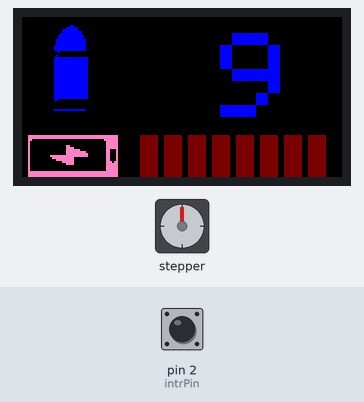
The sketch below on a simulated Arduino Uno, built with avr-gcc and run on an emulated ATmega328P. Parts: stepper motor, 160×80 colour display. Wiring (inferred from the names in the program): stepper motor (200 steps per turn assumed): coils pin 3, pin 4, pin 5, pin 6. The inputs (shaded band) are chosen by the test bench; at power-on: pin 2 (intrPin) HIGH.

Above: at 6.1 s.
6.2 s: pin 2 (intrPin) pulled LOW for 0.15 s
At 7.2 s:
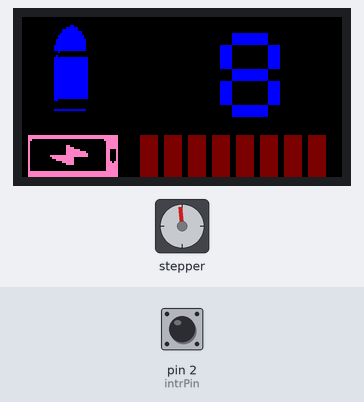
7.8 s: pin 2 (intrPin) pulled LOW for 1 s
At 9.2 s:
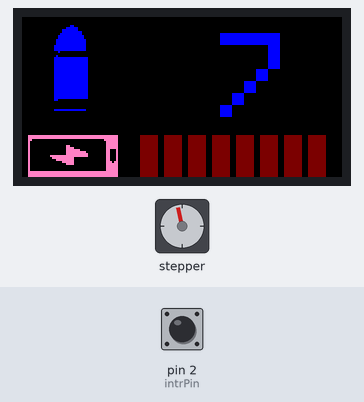
10.3 s: pin 2 (intrPin) pulled LOW for 0.15 s
At 12.1 s:
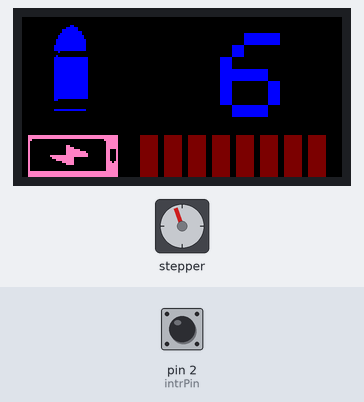
12.4 s: pin 2 (intrPin) pulled LOW for 1 s
At 14.0 s:
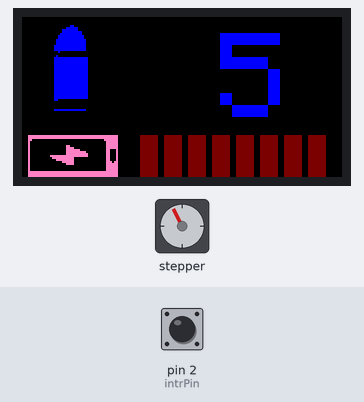
14.9 s: pin 2 (intrPin) pulsed LOW 2 times (0.12 s each, 0.3 s apart)
At 16.7 s:
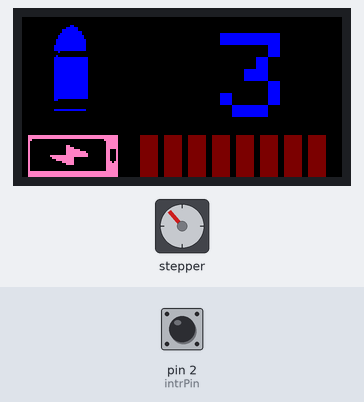
17.0 s: pin 2 (intrPin) pulsed LOW 5 times (0.12 s each, 0.3 s apart)
At 19.3 s:
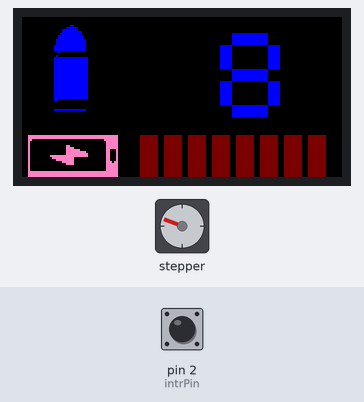
Timing chart, 0 to 20.8 s (numbered marks = the images above; inputs shaded):
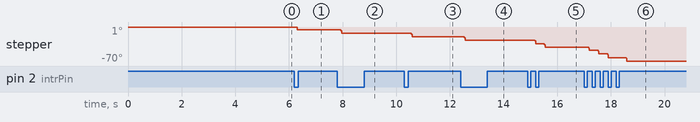

Measured:
- after the input at 7.8 s, stepper: goes -7° 0.02 s, then -12°, starting after 0.14 s; the display: changes after 0.49 s (image 2)
- after the input at 10.3 s, stepper: goes -14° 0.02 s, then -19°, starting after 0.27 s; the display: changes after 0.62 s (image 3)
- after the input at 12.4 s, stepper: goes -21° 0.02 s, then -27°, starting after 0.14 s; the display: changes after 0.50 s (image 4)
- after the input at 14.9 s, stepper: turns 14° counter-clockwise in 0.38 s, starting after 0.27 s; the display: first changes after 0.64 s (image 5 shows a later state)
- after the input at 17.0 s, stepper: turns 22° counter-clockwise in 0.73 s, then 7° counter-clockwise in 0.02 s; the display: first changes after 0.54 s (image 6 shows a later state)

The sketch:

CoilGunOrj.ino
```cpp
// (licence header left out)
#include "CoilGun.h" // Library for FETs

CoilGun* coilgun;


void setup() {
  coilgun = new CoilGun();
  coilgun -> Initialize();
  coilgun -> setDisplay();
  coilgun -> setOpening();
}

void loop() {
  coilgun -> shotControl();
  //delay(10);
}
```

CoilFET.cpp
```cpp
/*
  CoilFET.cpp
 	ver. 2021.01
	build 202101.0X /
		not commercial
  Descriptions:
	MosFET Firmware
*/
#if ARDUINO >= 100
#include "Arduino.h"
#else
#include "WProgram.h"
#endif

// include this library's description file
#include "CoilFET.h"
//#include "Kinetics.h"

// declare which constants used
uint8_t const  drvPinFET04 = 6;
uint8_t const  drvPinFET03 = 5;
uint8_t const  drvPinFET02 = 4;
uint8_t const  drvPinFET01 = 3;

// declare which variables we will be using
volatile uint16_t  delayON04;
volatile uint16_t  delayON03;
volatile uint16_t  delayON02;
volatile uint16_t  delayON01;

volatile uint16_t  delayOFF04;
volatile uint16_t  delayOFF03;
volatile uint16_t  delayOFF02;
volatile uint16_t  delayOFF01;

bool  flagFET04 = false;
bool  flagFET03 = false;
bool  flagFET02 = false;
bool  flagFET01 = false;

CoilFET::CoilFET() {
  // Constructor
  // gates -> ON times
  delayON04  = 40000;     // test
  delayON03  = 40000;     // test
  delayON02  = 40000;     // test
  delayON01  = 40000;     // test
  // gates -> OFF times
  delayOFF04 = 40;       // test
  delayOFF03 = 30;       // test
  delayOFF02 = 20;       // test
  delayOFF01 = 10;       // test
}

CoilFET::~CoilFET() {
  // Destructor
}

void CoilFET::initFETs() {
  pinMode(drvPinFET04, OUTPUT);
  pinMode(drvPinFET03, OUTPUT);
  pinMode(drvPinFET02, OUTPUT);
  pinMode(drvPinFET01, OUTPUT);
  //
  digitalWrite(drvPinFET04, LOW);
  digitalWrite(drvPinFET03, LOW);
  digitalWrite(drvPinFET02, LOW);
  digitalWrite(drvPinFET01, LOW);
}

void CoilFET::loadFETs(uint8_t channel, uint16_t delayON, uint16_t delayOFF) {
  digitalWrite(channel, HIGH); delayMicroseconds(delayON);
  digitalWrite(channel, LOW);  delayMicroseconds(delayOFF);
}

void CoilFET::runFETs() {
  loadFETs(drvPinFET04, delayON01, delayOFF01);   // drvPinFET01 = 6;
  loadFETs(drvPinFET03, delayON02, delayOFF02);   // drvPinFET01 = 5;
  loadFETs(drvPinFET02, delayON03, delayOFF03);   // drvPinFET01 = 4;
  loadFETs(drvPinFET01, delayON04, delayOFF04);   // drvPinFET01 = 3;
  //if (!flagMode) {
}
```

CoilFET.h
```cpp
/*
  CoilFET.h
	ver. 2021.01
  build 202101.0X /
	build 202101.0X /
		*not commercial
  Descriptions:
	MosFET Firmware

*/
// ensure this library description is only included once
#ifndef CoilFET_h
#define CoilFET_h

class CoilFET {
  public:
    // Constructor
    CoilFET();
    // Destructor
    ~CoilFET();
    // Functions
    void initFETs();
		void loadFETs(uint8_t channel, uint16_t delayON, uint16_t delayOFF);
		void runFETs();
};
#endif
```

CoilGun.cpp
```cpp
/*
	CoilGun.cpp
  ver. 2021.01
  build 202101.01
      not commercial
  Descriptions:
  MosFET Firmware
*/
// include this library's description file
#include <Adafruit_ST7735.h>  // Library for ST7735
#include <Adafruit_GFX.h>   // Core graphics library
#include <avr/interrupt.h>  //
#include <avr/pgmspace.h>   //
#include <stdint.h>         //
#include <math.h>           //
#include <SPI.h>            //

// include this library's description file
#include "CoilFET.h"    // Library for projectile
#include "CoilGun.h" 	  //
#include "Icons.h" 		  // Icons

CoilFET* drvFET;			  //

// For 0.96" and 1.8" TFT with ST7735 use:
Adafruit_ST7735* tft;

#define TFT_CS    10
#define TFT_RST    9
#define TFT_DC     8

//
uint8_t const     intrPin   = 2;
uint8_t const     stock     = 9;
volatile uint8_t  magazine;
bool  flagMode;

//
void fallingMode() {
  flagMode = false;  // !flagMode;
}

//
class Counter {
  public :
    uint8_t count;
    Counter() : count(0) {};
    ~Counter() {};

    void set_count(uint8_t bullets) {
      count = bullets;
    }

    void dec_count() {
      count--;
    }

    int get_count() {
      return count;
    }
}; Counter* slot;

//
CoilGun::CoilGun() {
  // Constructor
}

CoilGun::~CoilGun() {
  // Destructor
}

void CoilGun::barHorizontal(uint8_t hx, uint8_t hy, uint8_t nx, uint16_t color) {
  for (uint8_t n = 0; n < nx; n++) {
    // horizontal color bar
    tft -> fillRect(hx + n * 12, hy, 9, 21, color);
    delay(40);
  }
}

void CoilGun::barVertical(uint8_t hx, uint8_t hy, uint8_t ny, uint16_t color) {
  for (uint8_t n = 0; n < ny; n++) {
    // vertical color bar, DARKGREY CYAN PINK DARKCYAN OLIVE
    tft -> fillRect(hx , tft -> height() - hy - (n * 10), 19, 7, color);
    delay(40);
  }
}

void CoilGun::setIconsBullet() {
  tft -> drawBitmap(7,  1, Bullet , 36, 48, BLUE);
}

void CoilGun::setIconsBattery() {
  tft -> drawBitmap(3, 59, Battery , 45, 21, PINK);
}
//*******************************
void CoilGun::Initialize() {
  pinMode(intrPin, INPUT_PULLUP);
  digitalWrite(intrPin, HIGH);
  attachInterrupt(digitalPinToInterrupt(intrPin), fallingMode, FALLING);
  slot = new Counter();
  slot -> set_count(stock);
  drvFET = new CoilFET();   //
  drvFET -> initFETs();     //
  flagMode = true;
}
//******************************************

void CoilGun::setDisplay() {
  // constructor Adafruit ST7735 TFT library
  tft = new Adafruit_ST7735(TFT_CS, TFT_DC, TFT_RST);
  // initialize ST7735S TFT display
  tft -> initR(INITR_MINI160x80);//
  tft -> invertDisplay(true);
  tft -> fillScreen(BLACK);
  tft -> setRotation(1);
}

void CoilGun::setOpening() {
  tft -> fillScreen(BLACK);
  tft -> drawBitmap(36, 0, Submarine, 78, 78, MAROON);
  delay(470);
  tft -> fillScreen(BLACK);
  tft -> setCursor(23, 33);
  tft -> setTextColor(DARKGREEN);
  tft -> setTextSize(2);
  tft -> println("CoilGun II");
  delay(470);

  tft -> fillScreen(BLACK);
  tft->setCursor(23, 23);
  tft->setTextColor(DARKGREEN);
  tft->setTextSize(2);
  tft->println("CoilGun II");
  barHorizontal(4, 55, 14, BLUE); // color bar
  barHorizontal(4, 55, 14, DARKGREEN);  // color bar
  barHorizontal(4, 55, 14, BLACK); // color bar

  tft -> fillScreen(BLACK);
  setIconsBullet();
  setIconsBattery();
  barHorizontal(59, 17, 8, MAROON); // color bar
  barHorizontal(59, 17, 8, BLUE); // color bar
  barHorizontal(59, 59, 8, MAROON); // color bar
  barHorizontal(59, 59, 8, PINK);  // color bar
  barHorizontal(59, 17, 8, BLACK); // color bar
  delay(470);
}

void CoilGun::rsdPrint(uint8_t nb, uint16_t color) {
  tft -> setTextColor(color);
  tft -> setTextSize(6);
  tft -> fillRect(99, 8, 35, 49, BLACK);
  tft -> setCursor(99, 8);
  tft -> print(nb);
}
//******************************************
void CoilGun::shotControl() {
  magazine = slot -> get_count();
  rsdPrint(magazine, BLUE);
  if (magazine != 0) {
    if (!flagMode) {
      drvFET -> runFETs();		// shot projectile();
      slot -> dec_count();		// last projectile status
      flagMode = true;
    }
    barHorizontal(59, 59, 8, MAROON);  // color bar
  }
  else {
    rsdPrint(magazine, BLUE);
    slot -> set_count(stock);
    magazine = slot -> get_count();
    barHorizontal(59, 59, 8, PINK);  // color bar
  }
}
```

CoilGun.h
```cpp
/*
	CoilGun.h
  ver. 2021.01
  build 202101.01
     *not commercial
  Descriptions:
  MosFET Firmware
*/

//
#define DEG_TO_RAD	 	0.017453292519943295769236907684886
#define RAD_TO_DEG 		57.295779513082320876798154814105

// some original color definitions
#define BLACK       0x0000  ///<   0,   0,   0
#define WHITE       0xFFFF  ///< 255, 255, 255
#define RED         0xF800  ///< 255,   0,   0
#define GREEN       0x07E0  ///<   0, 255,   0
#define BLUE        0x001F  ///<   0,   0, 255
#define NAVY        0x000F  ///<   0,   0, 123
#define DARKGREEN   0x03E0  ///<   0, 125,   0
#define DARKCYAN    0x03EF  ///<   0, 125, 123
#define MAROON      0x7800  ///< 123,   0,   0
#define PURPLE      0x780F  ///< 123,   0, 123
#define OLIVE       0x7BE0  ///< 123, 125,   0
#define LIGHTGREY   0xC618  ///< 198, 195, 198
#define DARKGREY    0x7BEF  ///< 123, 125, 123
#define CYAN        0x07FF  ///<   0, 255, 255
#define MAGENTA     0xF81F  ///< 255,   0, 255
#define YELLOW      0xFFE0  ///< 255, 255,   0
#define ORANGE      0xFD20  ///< 255, 165,   0
#define GREENYELLOW 0xAFE5  ///< 173, 255,  41
#define PINK        0xFC18  ///< 255, 130, 198
#define POISON      0x68FF

#ifndef CoilGun_h
#define CoilGun_h

class CoilGun {
  public:
    // Constructor
    CoilGun();
    // Destructor
    ~CoilGun();

    //
    void barHorizontal(uint8_t hx, uint8_t hy, uint8_t nx, uint16_t color);
    void barVertical(uint8_t hx, uint8_t hy, uint8_t ny, uint16_t color);
    void setIconsBullet();
    void setIconsBattery();
    void Initialize();
    void setDisplay();
    void setOpening();
    void rsdPrint(uint8_t nb, uint16_t color);
    void shotControl();
};
#endif
```

Source omitted: Icons.h (data table, 7380 bytes)
